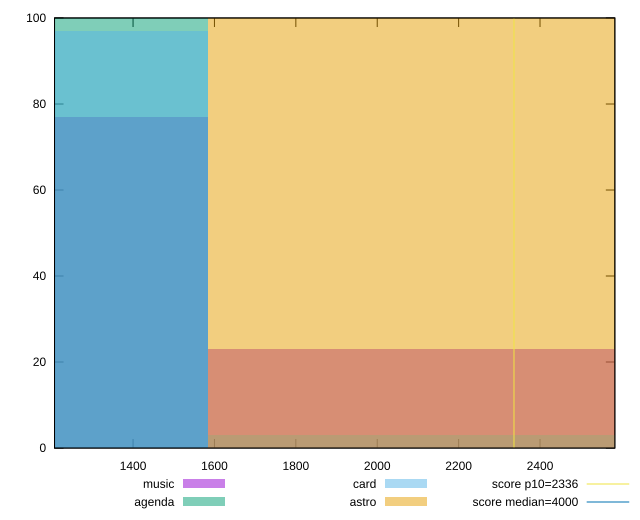

The script that saved this image:
reset

$music <<EOF
1056.731862078623 77
2113.463724157246 23
EOF

$agenda <<EOF
1056.731862078623 100
EOF

$card <<EOF
2113.463724157246 3
1056.731862078623 97
EOF

$astro <<EOF
2113.463724157246 100
EOF

set key outside below
set boxwidth 1056.731862078623
set xrange [1207.071:2583.7829999999994]
set yrange [0:100]
set trange [0:100]
set style fill transparent solid 0.5 noborder

set parametric
set terminal svg size 640, 520 enhanced background rgb 'white'
set output "reports/report_00032_2021-02-25T10-28-15.087Z/first-contentful-paint/comparison/histogram/all_raw.svg"

plot $music title "music" with boxes, \
     $agenda title "agenda" with boxes, \
     $card title "card" with boxes, \
     $astro title "astro" with boxes, \
     2336,t title "score p10=2336", \
     4000,t title "score median=4000"

reset
